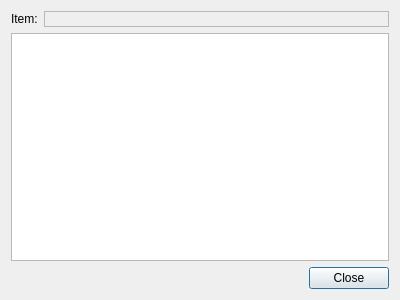
<?xml version="1.0" encoding="UTF-8"?>
<ui version="4.0">
 <class>HistoryDialog</class>
 <widget class="QDialog" name="HistoryDialog">
  <property name="geometry">
   <rect>
    <x>0</x>
    <y>0</y>
    <width>400</width>
    <height>300</height>
   </rect>
  </property>
  <property name="windowTitle">
   <string>History of item</string>
  </property>
  <layout class="QVBoxLayout" name="verticalLayout">
   <item>
    <layout class="QFormLayout" name="formLayout">
     <item row="0" column="0">
      <widget class="QLabel" name="label">
       <property name="text">
        <string>Item:</string>
       </property>
      </widget>
     </item>
     <item row="0" column="1">
      <widget class="QLabel" name="labelItem">
       <property name="frameShape">
        <enum>QFrame::StyledPanel</enum>
       </property>
       <property name="frameShadow">
        <enum>QFrame::Sunken</enum>
       </property>
       <property name="text">
        <string/>
       </property>
      </widget>
     </item>
    </layout>
   </item>
   <item>
    <widget class="QTableView" name="view">
     <property name="editTriggers">
      <set>QAbstractItemView::NoEditTriggers</set>
     </property>
     <property name="selectionMode">
      <enum>QAbstractItemView::NoSelection</enum>
     </property>
     <property name="selectionBehavior">
      <enum>QAbstractItemView::SelectRows</enum>
     </property>
     <attribute name="verticalHeaderVisible">
      <bool>false</bool>
     </attribute>
     <attribute name="verticalHeaderVisible">
      <bool>false</bool>
     </attribute>
    </widget>
   </item>
   <item>
    <widget class="QDialogButtonBox" name="buttonBox">
     <property name="orientation">
      <enum>Qt::Horizontal</enum>
     </property>
     <property name="standardButtons">
      <set>QDialogButtonBox::Close</set>
     </property>
    </widget>
   </item>
  </layout>
 </widget>
 <resources/>
 <connections>
  <connection>
   <sender>buttonBox</sender>
   <signal>accepted()</signal>
   <receiver>HistoryDialog</receiver>
   <slot>accept()</slot>
   <hints>
    <hint type="sourcelabel">
     <x>248</x>
     <y>254</y>
    </hint>
    <hint type="destinationlabel">
     <x>157</x>
     <y>274</y>
    </hint>
   </hints>
  </connection>
  <connection>
   <sender>buttonBox</sender>
   <signal>rejected()</signal>
   <receiver>HistoryDialog</receiver>
   <slot>reject()</slot>
   <hints>
    <hint type="sourcelabel">
     <x>316</x>
     <y>260</y>
    </hint>
    <hint type="destinationlabel">
     <x>286</x>
     <y>274</y>
    </hint>
   </hints>
  </connection>
 </connections>
</ui>
